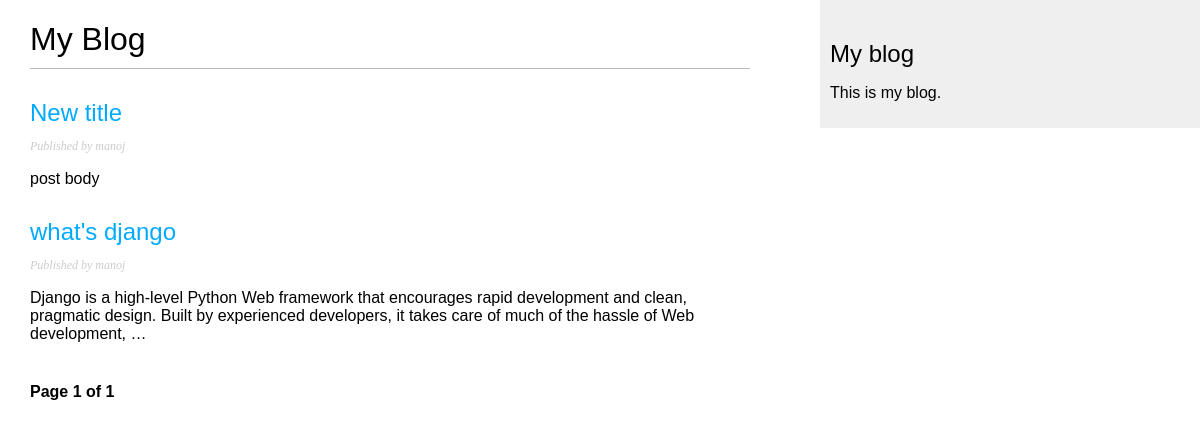
/blog/, run on an earlier commit of the app's database.
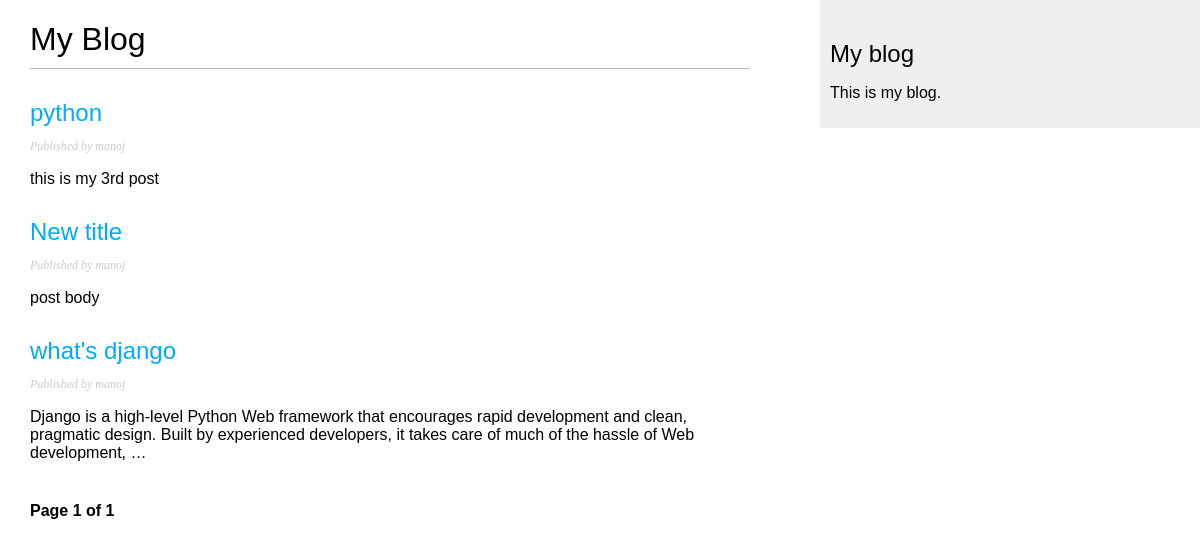
And on a later commit of the database.
### blog/models.py (models this page shows, shortened)
class Post(models.Model):
	STATUS_CHOICES = (
		('draft','Draft'),
		('published','Published'),
	)
	title = models.CharField(max_length=250)
	slug = models.SlugField(max_length=250,unique_for_date='publish')
	author = models.ForeignKey(User,related_name='blog')
	body = models.TextField()
	publish = models.DateTimeField(default=timezone.now)
	created = models.DateTimeField(auto_now_add=True)
	updated = models.DateTimeField(auto_now=True)
	status = models.CharField(max_length=10,choices=STATUS_CHOICES,default='draft')
	class Meta:
		ordering = ('-publish',)
	objects = models.Manager()
	published = PublishedManager()
	def get_absolute_url(self):
		return reverse('blog:post_detail',
						args=[self.publish.year,
							  self.publish.strftime('%m'),
							  self.publish.strftime('%d'),
							  self.slug])

### blog/views.py (the view)
def post_list(request):
	object_list = Post.published.all()
	paginator = Paginator(object_list,3) # 3 posts in each page
	page = request.GET.get('page')
	try:
		posts = paginator.page(page)
	except PageNotAnInteger:
		posts = paginator.page(1)
	except EmptyPage:
		posts = paginator.page(paginator.num_pages)
	return render(request,'blog/post/list.html',{'page':page,'posts':posts})

### blog/models.py (called while the page is built)
	def get_queryset(self):
		return super(PublishedManager,self).get_queryset().filter(status='published')

### blog/templates/blog/post/list.html (shortened to what this page needs)
{% extends "blog/base.html" %}
{% block content %}
  <h1>My Blog</h1>
  {% for post in posts %}
  	<h2>
  		<a href="{{ post.get_absolute_url }}">
  		{{ post.title }}
  		</a>
  	</h2>
  	<p class="date">
  	  Published {{ post.pubblish }} by {{ post.author}}
  	</p>
  	{{ post.body|truncatewords:30|linebreaks }}
  {% endfor %}
  {% include "pagination.html" with page=posts %}
{% endblock %}

### blog/templates/blog/base.html (shortened to what this page needs)
{% load staticfiles %}
<!DOCTYPE html>
<html>
<head>
	<link href="{% static "css/blog.css" %}" rel="stylesheet">
</head>
<body>
<div id="content">
	{% block content %}
	{% endblock %}
</div>
<div id="sidebar">
  <h2>My blog</h2>
	<p>This is my blog.</p>
</div>
</body>
</html>

### blog/templates/pagination.html (shortened to what this page needs)
<div class="pagination">
	<span class="step-links">
		<span class="current">
			Page {{ page.number }} of {{ page.paginator.num_pages }}
		</span>
	</span>
</div>

### blog/static/css/blog.css (style rules this page uses)
body { margin:0; padding:0; font-family:helvetica, sans-serif; }
a { color:#00abff; text-decoration:none; }
h1 { font-weight:normal; border-bottom:1px solid #bbb; padding:0 0 10px 0; }
h2 { font-weight:normal; margin:30px 0 0; }
#content { float:left; width:60%; padding:0 0 0 30px; }
#sidebar { float:right; width:30%; padding:10px; background:#efefef; height:100%; }
p.date { color:#ccc; font-family: georgia, serif; font-size: 12px; font-style: italic; }
.pagination { margin:40px 0; font-weight:bold; }

What changed in the data, as far as the page shows it:
added Post: title "python", author "manoj", body "this is my 3rd post"
